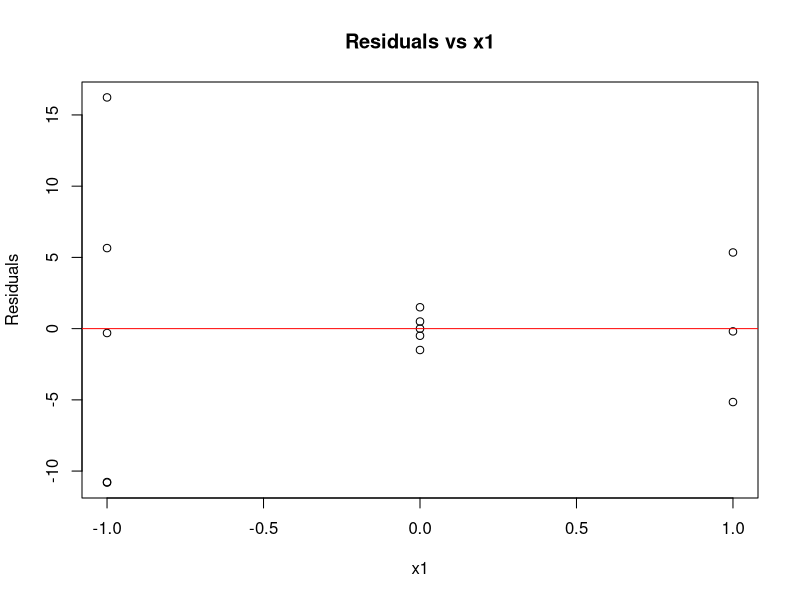
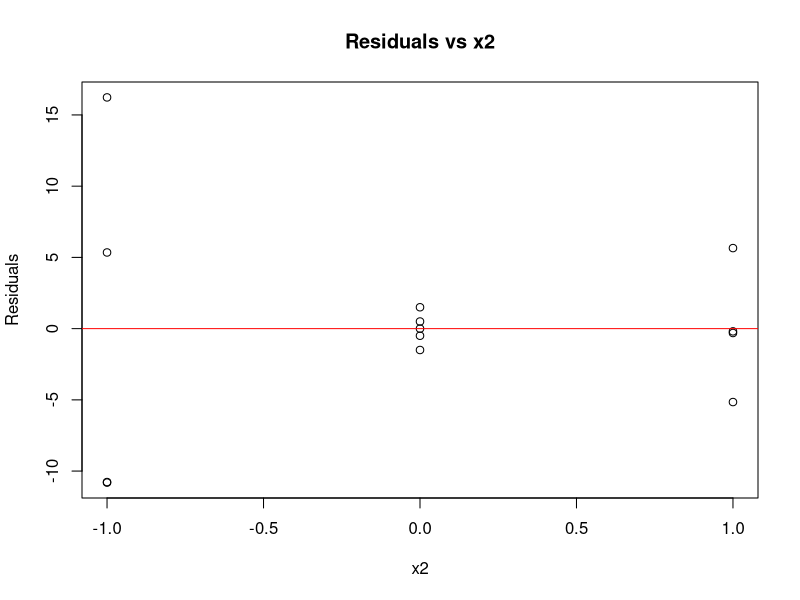
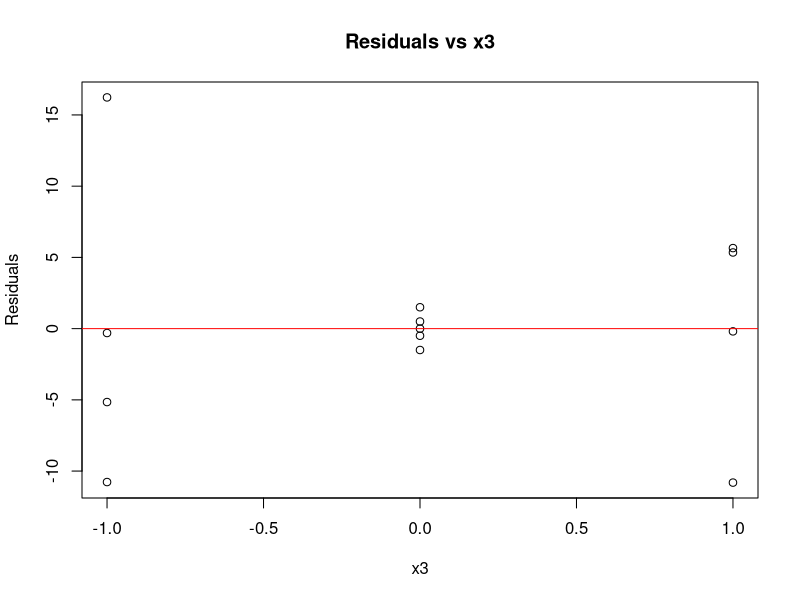

The R source for these figures, in order:
install.packages("leaps")
install.packages("car")
library(leaps)
library(car)
# ?regsubsets. # No documentation for ‘regsubsets.’ in specified packages and libraries
setwd("/Users/jm/joshualmitchell.github.io/MATH5345/HW6/")

########################################################################################
###################### Question 1
########################################################################################

q1data <- read.table("HW6Q1.txt", header=T)

q1lm <- lm(y ~ as.factor(x1) + as.factor(x2) + as.factor(x3), data=q1data)
plot(q1data$x1, resid(q1lm),  main="Residuals vs x1", xlab="x1", ylab="Residuals")
abline(h = 0, col="red")
plot(q1data$x2, resid(q1lm),  main="Residuals vs x2", xlab="x2", ylab="Residuals")
abline(h = 0, col="red")
plot(q1data$x3, resid(q1lm),  main="Residuals vs x3", xlab="x3", ylab="Residuals")
abline(h = 0, col="red")

# plot(model) --> graph 4 indicates which points are "causing problems", graph 3 "scale location" for non-constant variance (lots of variance "in the middle" in this case)

########################################################################################
###################### Question 2
########################################################################################

q2data <- read.table("HW6Q2.txt", header=T)

########################################################################################
###################### Question 3
########################################################################################

q3data <- read.table("HW6Q3.txt", header=T)

########################################################################################
###################### Question 4
########################################################################################

q4data <- read.table("HW6Q4.txt", header=T)

########################################################################################
###################### Question 5
########################################################################################

q5data <- read.table("HW6Q5.txt", header=T)
